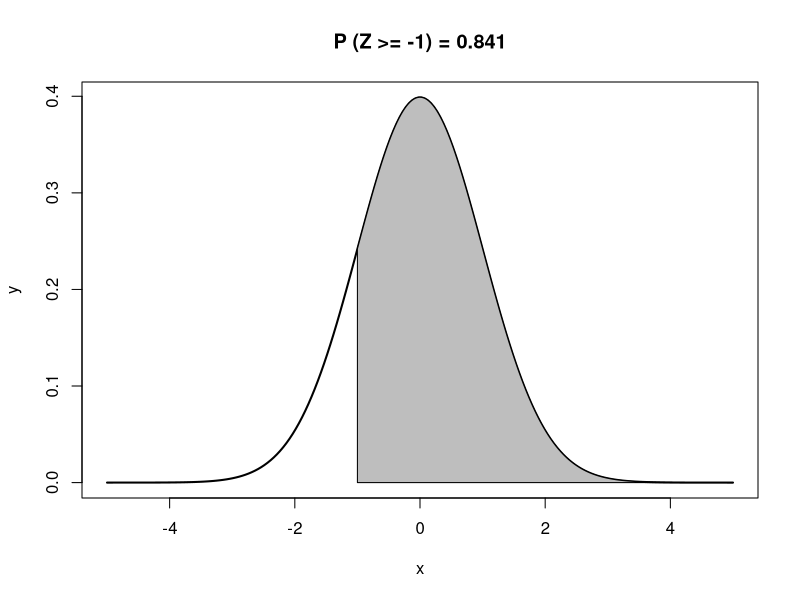
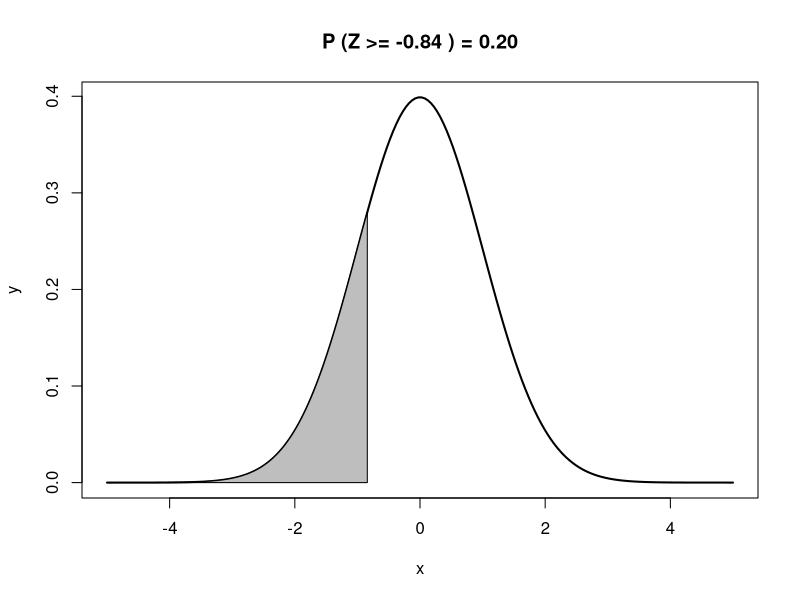

Generate these figures, in order, with R:
## ---- chunk 1
knitr::opts_chunk$set(echo = TRUE)
## ---- chunk 2
# Get the probability
prob <- pnorm(-1, mean = 0, sd = 1, lower.tail = FALSE)

# Visualize
x1 <- seq(-5, 5, length = 200)
y1 <- dnorm(x1, mean = 0, sd = 1)
plot(x1, y1, lwd = 2, type = "l",
  xlab = "x", ylab = "y", main = paste("P (Z >= -1) =", round(prob, 3)))

x2 <- seq(-1, 5, length = 200)
y2 <- dnorm(x2, mean = 0, sd = 1)
polygon(c(-1, x2, 5), c(0, y2, 0), col = "gray")

## ---- chunk 3
# Get the Limit
lim <- qnorm(0.20, mean = 0, sd = 1, lower.tail = TRUE)

# Visualize
x1 <- seq(-5, 5, length = 200)
y1 <- dnorm(x1, mean = 0, sd = 1)
plot(x1, y1, lwd = 2, type = "l",
  xlab = "x", ylab = "y", main = paste("P (Z >=", round(lim, 2), ") = 0.20"))

x2 <- seq(-5, lim, length = 200)
y2 <- dnorm(x2, mean = 0, sd = 1)
polygon(c(-5, x2, lim), c(0, y2, 0), col = "gray")
